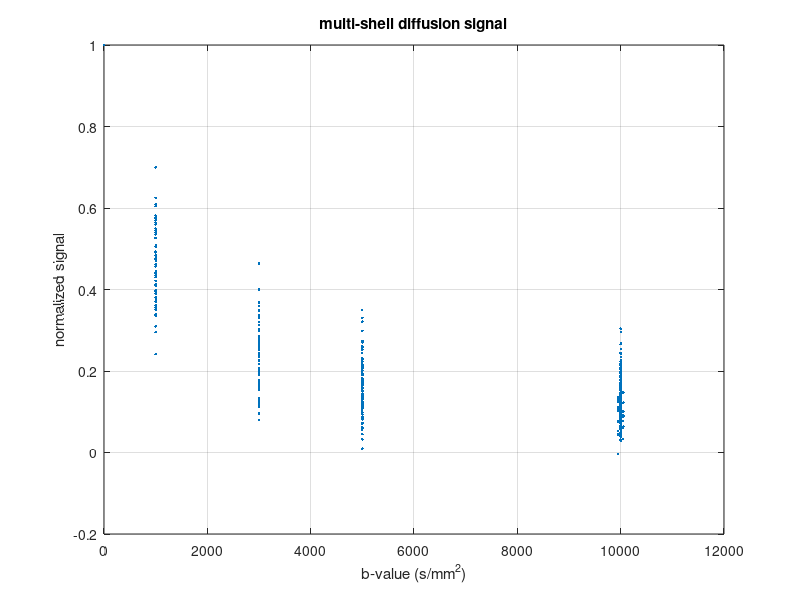
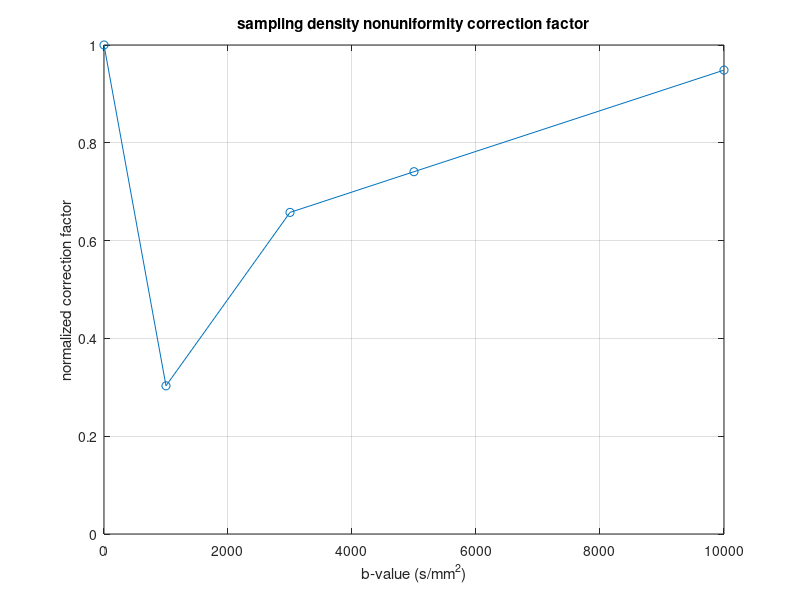
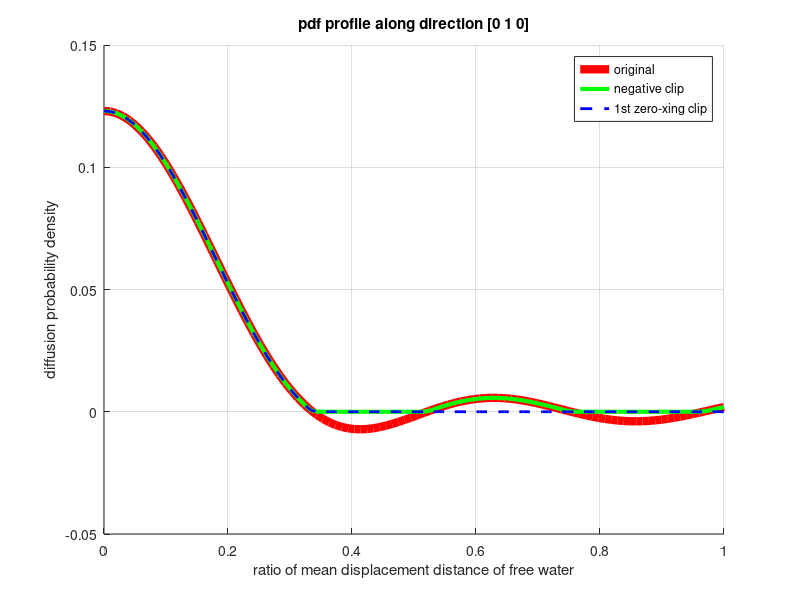

Reproduce these figures in MATLAB, in order. (Note: this script raises an error after producing the figures.)
%% introduction

% s_GDSI_tutorial.m
% 
%   A tutorial for generalized diffusion spectrum MRI (GDSI) reconstruction.
%
%   Source code:
%       https://github.com/qiyuantian/GDSI/blob/master/s_GDSI_tutorial.m
%
%   HTML file can be automatically generaged using command:
%       publish('s_GDSI_tutorial.m', 'html');
%
%   Reference:
%       [1] Tian Q, Yang G, Leuze C, Rokem A, Edlow BL, McNab JA, Generalized
%       Diffusion Spectrum Magnetic Resonance Imaging (GDSI) for Model-free
%       Reconstruction of the Ensemble Average Propagator. NeuroImage, 2019;
%       189: 497-515.
%
% (c) Qiyuan Tian, Stanford RSL

%% prepare diffusion data

% Load a single voxel from MGH-USC HCP data (pink box in Fig.10 in [1]),
% with 40xb=0, 64xb=1k, 64xb=3k, 128xb=5k, 256xb=10k
clear, clc, close all
load('data/multishell_vox.mat'); 

mask_b0 = bval == 0; 
b0s = data(mask_b0); % b0 volumes
dwis = data(~mask_b0); % dwi volumes

data = [mean(b0s); dwis]; % average b0 volumes
data = data / mean(b0s); % normalize using b0
bval = [0; bval(~mask_b0)]; % new bval
bvec = [[0, 0, 0]; bvec(~mask_b0, :)]; % new bvec

% display data
figure
plot(bval, data, '.');
grid on;
title('multi-shell diffusion signal');
xlabel('b-value (s/mm^2)');
ylabel('normalized signal');

%% calculate q-space sampling density nonuniformity correction factor (Fig.4b in [1])

bval = bval(:); % column vector
disp('double check unique b values are:');
disp(unique(bval)); % note a +/- 50 variance at b=10k
bval_rnd = round(bval / 200) * 200; % round up bval

bval_uniq = unique(bval_rnd); % unique bval
count = zeros(size(bval_uniq)); % number of each bval
for ii = 1 : length(bval_uniq)
    count(ii) = sum(bval == bval_uniq(ii));
end

qval_uniq = sqrt(bval_uniq / max(bval_uniq)); % nomalize unique qval, q~sqrt(b)
qval_contour = (qval_uniq(1 : end-1) + qval_uniq(2 : end)) / 2; % middle contours
qval_contour = [qval_contour; 2 * qval_uniq(end) - qval_contour(end)]; % extrapolate one outer contour 

qvol_shell = diff(qval_contour .^ 3); % qspace volume associated with each shell
qvol_shell = [qval_contour(1) .^ 3; qvol_shell]; % add in central sphere volume

qvol_shell = qvol_shell / qvol_shell(1); % normalize central sphere volume to 1
qvol_samp = qvol_shell ./ count; % qspace volume associated with a sample on a shell

qvol = zeros(size(bval)); % qspace volume for each sample (C in Eq.4 in [1])
for ii = 1 : length(bval_uniq)
    b = bval_uniq(ii);
    qvol(bval == b) = qvol_samp(ii);
end

% or can be simply computed using shelldens.m
% qvol = shelldens(bval, 200);

% display correction factor
figure
plot(bval_uniq, qvol_samp, '-o');
grid on;
ylim([0, 1]);
title('sampling density nonuniformity correction factor');
xlabel('b-value (s/mm^2)');
ylabel('normalized correction factor');

%% reconstruct 1D PDF profile along a specific direction (Fig.5f in [1])

nr = 100;
rs = linspace(0, 1, nr)'; % 100 distances btw [0, 1] of MDD of free water 
pdf_dir = [0, 1, 0]; % A-P direction

rvec = repmat(pdf_dir, [nr, 1]) .* repmat(rs, [1, 3]); % 100 displacements along A-P direction
qvec = repmat(sqrt(6 * 0.0025 * bval), [1, 3]) .* bvec;
F = cos(rvec * qvec') / length(bval); % Fourier matrix, Eq.5 in [1]

pdf_1d = F * diag(qvol) * data; % Eq.4 in [1]

pdf_1d_clip = pdf_1d;
pdf_1d_clip(pdf_1d < 0) = 0; % clip negative pdf values to 0

pdf_1d_ringfree = pdf_1d;
ind_negative = find(pdf_1d < 0);
pdf_1d_ringfree(ind_negative(1):end) = 0; % set pdf values beyond 1st zero-crossing to 0

% display pdf profile
figure, hold all
plot(rs, pdf_1d, 'r', 'LineWidth', 6);
plot(rs, pdf_1d_clip, 'g', 'LineWidth', 3);
plot(rs, pdf_1d_ringfree, 'b--', 'LineWidth', 2);
grid on;
legend('original', 'negative clip', '1st zero-xing clip')
title(['pdf profile along direction ' mat2str(pdf_dir)]);
xlabel('ratio of mean displacement distance of free water');
ylabel('diffusion probability density');

%% reconstruct 3D PDF contour at a specific distance (Fig.5j in [1])

[x, y ,z] = sphere(64); % sphere object
fvc = surf2patch(x, y, z, z); % face, vertex and color data
pdf_dirs = fvc.vertices; % directions on a sphere

figure
plot3(pdf_dirs(:,1),pdf_dirs(:,2),pdf_dirs(:,3), '.');
axis equal
grid on;
title('directions on a sphere');

r0 = 0.5; % 0.5 of MDD of free water 
rvec = r0 * pdf_dirs;
qvec = repmat(sqrt(6 * 0.0025 * bval), [1, 3]) .* bvec;
F = cos(rvec * qvec') / length(bval);  % Fourier matrix, Eq.5 in [1]

pdf_3d = F * diag(qvol) * data;

pdf_3d_clip = pdf_3d;
pdf_3d_clip(pdf_3d < 0) = 0; % clip negative pdf values to 0

pdf_actor = fvc;
pdf_actor.vertices = fvc.vertices .* repmat(pdf_3d, [1, 3]); % scale radial distance
pdf_actor.facevertexcdata = pdf_3d; % change color data to represent pdf values

% display pdf contour
figure
h = patch(pdf_actor);
view(0, 0)
lighting gouraud
shading faceted
camlight
set(h, 'EdgeColor', 'none');

colormap;
colorbar;
caxis([min(pdf_3d(:)), max(pdf_3d(:))]);

axis equal, axis off, axis tight
title(['pdf contour at ' num2str(r0) ' of MDD of free water']);

% display positive pdf contour
pdf_actor = fvc;
pdf_actor.vertices = fvc.vertices .* repmat(pdf_3d_clip, [1, 3]); % scale radial distance
pdf_actor.facevertexcdata = pdf_3d_clip; % change color data to represent pdf values

figure
h = patch(pdf_actor);
view(0, 0)
lighting gouraud
shading faceted
camlight
set(h, 'EdgeColor', 'none');

colormap;
colorbar;
caxis([min(pdf_3d(:)), max(pdf_3d(:))]);

axis equal, axis off, axis tight
title(['positive pdf contour at ' num2str(r0) ' of MDD of free water']);

%% reconstruct ODF using direct approach (Fig.9 in [1])

[x, y ,z] = sphere(64); % sphere object
fvc = surf2patch(x, y, z, z); % face, vertex and color data
odf_dirs = fvc.vertices; % directions on a sphere

nr = 100;
rs = linspace(0, 0.8, nr)'; % 100 distances btw [0, 0.8] of MDD of free water 
R = zeros(length(odf_dirs), length(data));
qvec = repmat(sqrt(6 * 0.0025 * bval), [1, 3]) .* bvec;
for ii = 1 : nr 
    r = rs(ii);
    rvec = r * odf_dirs;
    F = cos(rvec * qvec') / length(bval) * (r^2);
    R = R + F; % odf recon matrix R, Eq.9 in [1]
end

odf_direct = R * diag(qvol) * data; % Eq.9 in [1]
% odf_direct(odf_direct < 0) = 0; % clip negative values
% odf_direct = odf_direct - min(odf_direct(:)); % remove offset

% display odf
odf_actor = fvc;
odf_actor.vertices = fvc.vertices .* repmat(odf_direct, [1, 3]); % scale radial distance
odf_actor.facevertexcdata = odf_direct; % change color data to represent pdf values

figure
h = patch(odf_actor);
view(0, 0)
lighting gouraud
shading faceted
camlight
set(h, 'EdgeColor', 'none');

colormap;
colorbar;
caxis([min(odf_direct(:)), max(odf_direct(:))]);

axis equal, axis off, axis tight
title('direct odf');

% display component odf at single shell
for ii = 1 : length(bval_uniq)
    b = bval_uniq(ii);
    data_shell = data; 
    data_shell(bval_rnd ~= b) = 0;
    odf_shell = R * diag(qvol) * data_shell;
    
    odf_actor = fvc;
    odf_actor.vertices = fvc.vertices .* repmat(odf_shell, [1, 3]); % scale radial distance
    odf_actor.facevertexcdata = odf_shell; % change color data to represent pdf values

    figure
    h = patch(odf_actor);
    view(0, 0)
    lighting gouraud
    shading faceted
    camlight
    set(h, 'EdgeColor', 'none');

    colormap;
    colorbar;
    caxis([-0.1, 0.1]);

    axis equal, axis off, axis tight
    title(['component odf at b=' num2str(b)]);
end

%% reconstruct ODF using indirect approach (Fig.9 in [1])

[x, y ,z] = sphere(64); % sphere object
fvc = surf2patch(x, y, z, z); % face, vertex and color data
odf_dirs = fvc.vertices; % directions on a sphere

nr = 100;
rs = linspace(0, 0.8, nr)'; % 100 distances btw [0, 1] of MDD of free water 

qvec = repmat(sqrt(6 * 0.0025 * bval), [1, 3]) .* bvec;
pdf = zeros(length(odf_dirs), nr);

for ii = 1 : length(odf_dirs)
    pdf_dir = odf_dirs(ii, :);
    
    rvec = repmat(pdf_dir, [nr, 1]) .* repmat(rs, [1, 3]);
    F = cos(rvec * qvec') / length(bval); % Fourier matrix, Eq.5 in [1]

    pdf_1d = F * diag(qvol) * data; % Eq.4 in [1]
    ind_negative = find(pdf_1d < 0);
    if ~isempty(ind_negative)
        pdf_1d(ind_negative(1):end) = 0; % set pdf values beyond 1st zero-crossing to 0
    end
    pdf(ii, :) = pdf_1d;
end

odf_indirect = sum(pdf .* repmat(rs', [length(odf_dirs), 1]), 2);
odf_indirect(odf_indirect < 0) = 0; % clip negative values
odf_indirect = odf_indirect - min(odf_indirect(:)); % remove offset

% display odf
odf_actor = fvc;
odf_actor.vertices = fvc.vertices .* repmat(odf_indirect, [1, 3]); % scale radial distance
odf_actor.facevertexcdata = odf_indirect; % change color data to represent pdf values

figure
h = patch(odf_actor);
view(0, 0)
lighting gouraud
shading faceted
camlight
set(h, 'EdgeColor', 'none');

colormap;
colorbar;
caxis([min(odf_indirect(:)), max(odf_indirect(:))]);

axis equal, axis off, axis tight
title('indirect odf');











